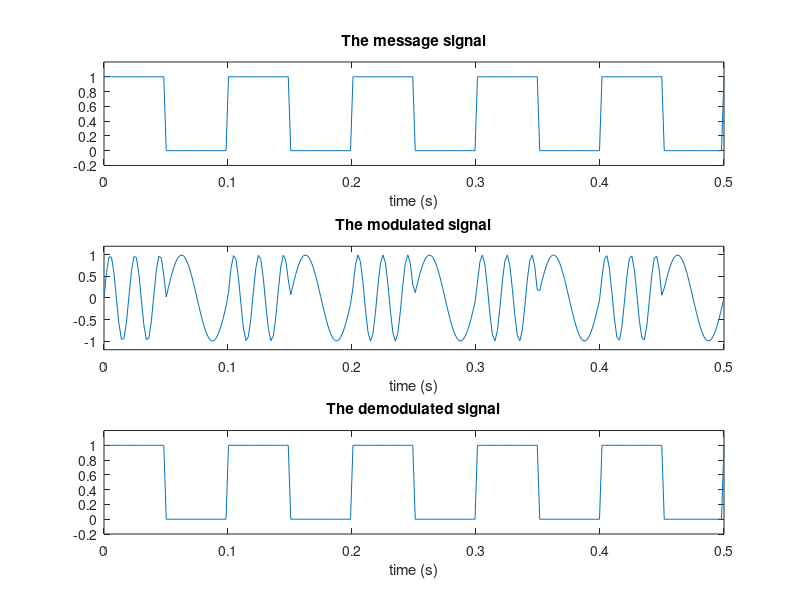
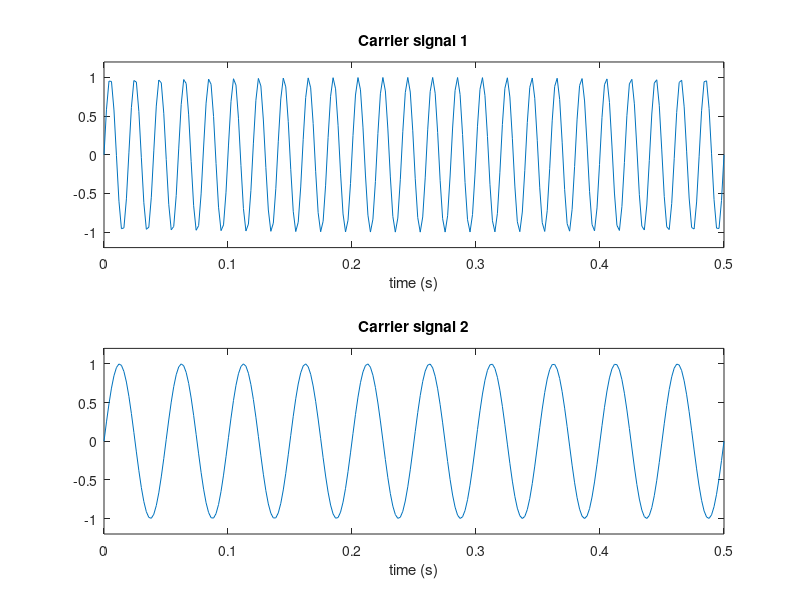
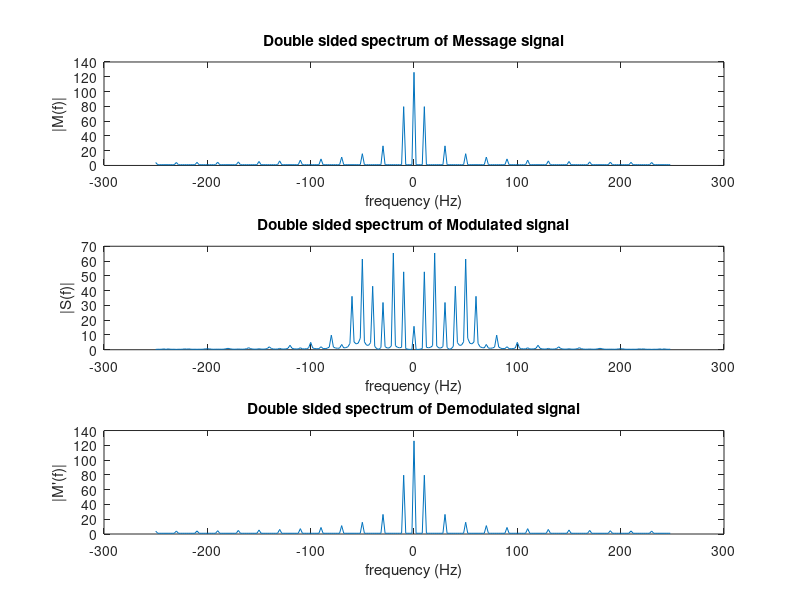
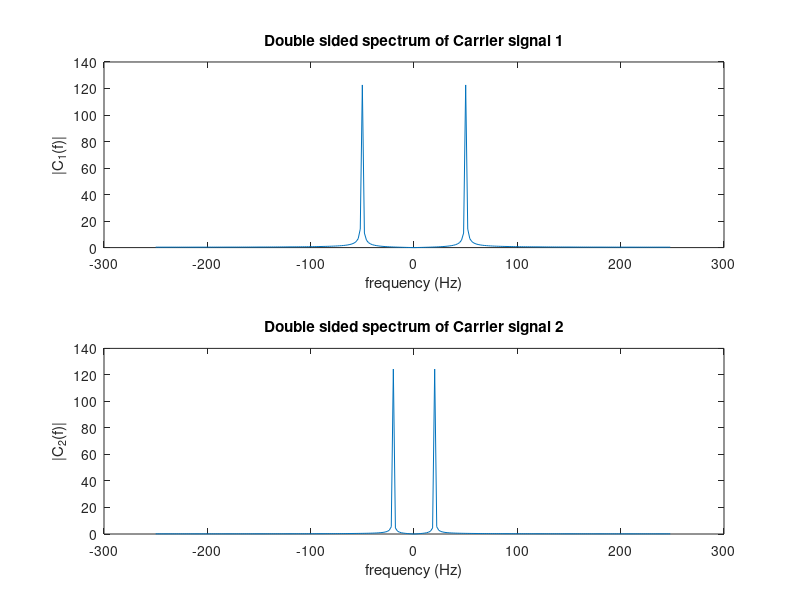

Source code (MATLAB) for these figures, in order:
fm = 10; % frequency of message signal
fc1 = 50; fc2 = 20; % frequencies of carrier signals
Fs = 500; % Sampling frequency
T = 0.5; % Maximum time limit in sec


L = Fs * T;
t = linspace(0, T, L);

m = (square(2*pi*fm*t) + 1) / 2;

c1 = sin(2*pi*fc1*t);
c2 = sin(2*pi*fc2*t);

s = zeros(1, L);

% The Modulation Process
for i = 1:L
    if(m(i)==1)
        s(i)=c1(i);
    else
        s(i)=c2(i);
    end
end


% The Demodulation Process
m_ = zeros(1, length(m));
for i = 1:L
    if (s(i) == c1(i))
        m_(i) = 1;
    else
        m_(i) = 0;
    end
end

% Fourier transforms
M = fftshift(fft(m));
M = abs(M);

C1 = fftshift(fft(c1));
C1 = abs(C1);

C2 = fftshift(fft(c2));
C2 = abs(C2);

S = fftshift(fft(s));
S = abs(S);

M_ = fftshift(fft(m_));
M_ = abs(M_);

% Frequency axis
f = Fs * (-L/2:L/2-1)/ L;


% Plotting
figure(1)
subplot(3,1,1)
plot(t, m)
ylim([-0.2 1.2]);
title('The message signal');
xlabel('time (s)');

subplot(3,1,2)
plot(t, s)
ylim([-1.2 1.2]);
title('The modulated signal');
xlabel('time (s)');

subplot(3,1,3)
plot(t, m_)
ylim([-0.2 1.2]);
title('The demodulated signal');
xlabel('time (s)');

figure(2);
subplot(2, 1, 1)
plot(t, c1)
ylim([-1.2 1.2]);
title('Carrier signal 1');
xlabel('time (s)');

subplot(2, 1, 2)
plot(t, c2)
ylim([-1.2 1.2]);
title('Carrier signal 2');
xlabel('time (s)');

figure(3)
subplot(3, 1, 1);
plot(f, M);
xlabel('frequency (Hz)');
title('Double sided spectrum of Message signal')
ylabel('|M(f)|');

subplot(3, 1, 2);
plot(f, S);
xlabel('frequency (Hz)');
title('Double sided spectrum of Modulated signal')
ylabel('|S(f)|');

subplot(3, 1, 3);
plot(f, M_);
xlabel('frequency (Hz)');
title('Double sided spectrum of Demodulated signal')
ylabel('|M''(f)|');

figure(4)
subplot(2, 1, 1);
plot(f, C1);
xlabel('frequency (Hz)');
title('Double sided spectrum of Carrier signal 1')
ylabel('|C_1(f)|');

subplot(2, 1, 2);
plot(f, C2);
xlabel('frequency (Hz)');
title('Double sided spectrum of Carrier signal 2')
ylabel('|C_2(f)|');